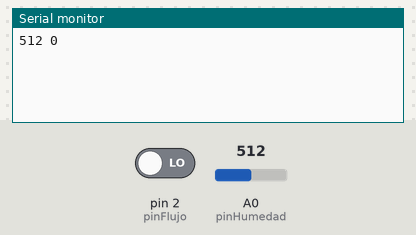
Recording of a sketch running on a simulated Arduino Uno, built with avr-gcc and run on an emulated ATmega328P. Parts: the last lines printed to the serial monitor. The test bench sets the inputs (shaded band); at power-on: A0 (pinHumedad) = 512, pin 2 (pinFlujo) LOW.

Above: at 1.2 s.
1.3 s: A0 (pinHumedad) set to 716
At 2.4 s:
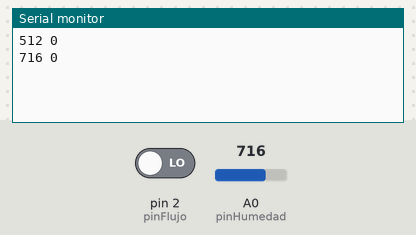
2.8 s: pin 2 (pinFlujo) driven HIGH
At 3.8 s:
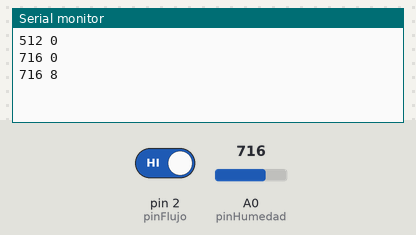
4.3 s: A0 (pinHumedad) set to 900
At 5.8 s:
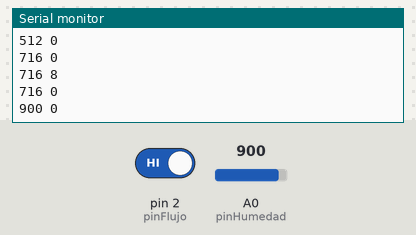
Timing chart, 0 to 7.3 s (numbered marks = the images above; inputs shaded):
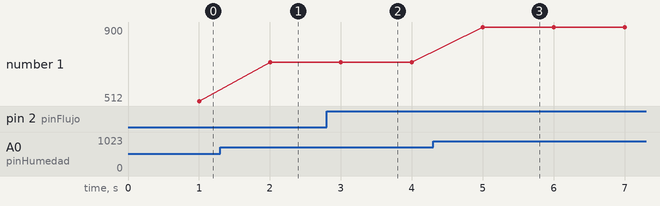

The sketch:

Arduino.ino
```cpp
volatile int  frecuencia_sensor;  // Mide los pulsos de flujo
unsigned int  litrosHora;          // Calcula los litros por hora
unsigned int humedad_sensor;        // Mide la humedad del suelo
unsigned char pinFlujo = 2;  // Pin de flujo
unsigned char pinHumedad = A0;  // Pin de humedad
unsigned long tiempoActual;
unsigned long tiempoCiclo;

void flujo ()                  // Interruot function
{
  frecuencia_sensor++;
}

void setup() {
  pinMode(pinFlujo, INPUT);
  Serial.begin(9600);
  attachInterrupt(0, flujo, RISING); // Setup Interrupt
  sei();                            // Enable interrupts
  tiempoActual = millis();
  tiempoCiclo = tiempoActual;
}

void loop() {
  humedad_sensor = analogRead(pinHumedad);
  //Serial.print(humedad_sensor);
  //Serial.println(" Humedad");
  tiempoActual = millis();
  //Cada segundo, calcula e imprime litros por hora
  if(tiempoActual >= (tiempoCiclo + 1000))
  {
    tiempoCiclo = tiempoActual;              // Actualiza tiempoCiclo
    litrosHora = (frecuencia_sensor * 60 / 7.5); // (Pulse frequency x 60 min) / 7.5Q = L/hour
    frecuencia_sensor = 0;                   // Resetea el contador
    //Serial.print(litrosHora);            // Imprime litro por hora
    //Serial.println(" L/hour");
    //Serial.print(humedad_sensor);
    //Serial.println(" Humedad");
    Serial.println(String(humedad_sensor) + " " + String(litrosHora));
  }
}
```

Measured:
- after the input at 1.3 s, the serial monitor: prints a new line after 0.70 s (image 1)
- after the input at 2.8 s, the serial monitor: prints a new line after 0.20 s (image 2)
- after the input at 4.3 s, the serial monitor: prints a new line after 0.70 s (image 3)
- plotted number 1: 512 → 716 after the input at 1.3 s, 716 → 900 after the input at 4.3 s
